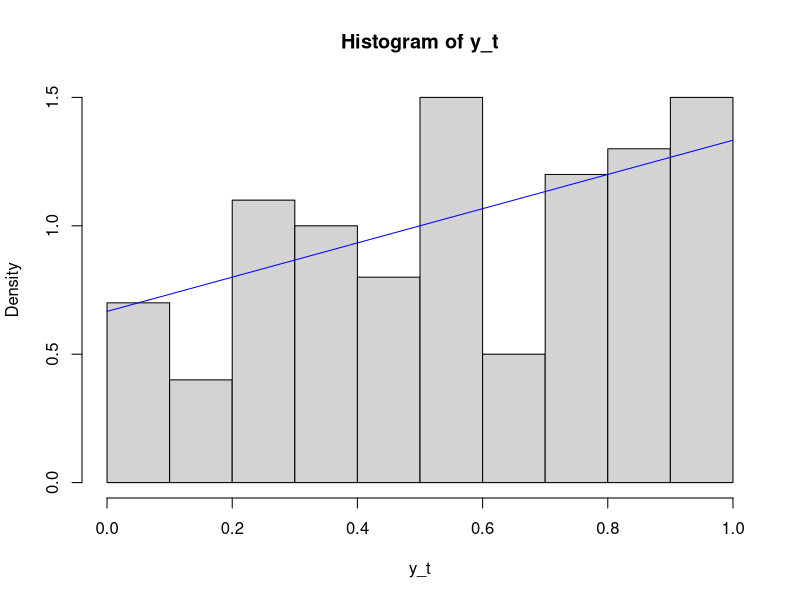
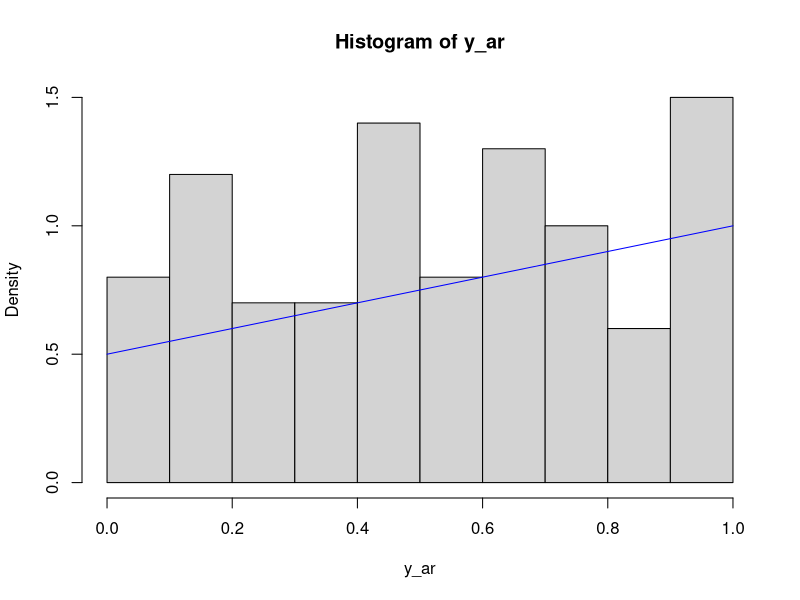

Reproduce these figures in R, in order.
## ---- chunk 1
sim_t <- function(n)
{
  ui <- runif(n)
  x <- -1 + sqrt(1 + 3 * ui)
  cat("number of iterations:", n, fill = TRUE)
  
  return(x)
}

## ---- chunk 2
y_t <- sim_t(100)
hist(y_t, prob = TRUE)
curve(2/3*(x+1), 0, 1, add = TRUE, col = "blue")

## ---- chunk 3
sim_ar <- function(n,m) {
  y <- numeric(n)
  #incluindo um contador para o tamanho da amostra
  i <- 0
  #incluindo um contador para o numero de pares de uniformes geradas
  j <- 0
  
  while (i < n) {
    # 1. Gerar Y candidato da distribuição proposta (Uniforme[0, 1])
    yc <- runif(1, min = 0, max = 1)
    
    # 2. Gerar U da Uniforme[0, 1] para a aceitação
    U <- runif(1)
    
    f <- 2/3*(yc+1)
    
    # 3. Teste de aceitação
    if (U < f/m) {
      y[i+1] <- yc  # Aceita o valor candidato
      i <- i+1  # Incrementa o contador de aceitação
    }
    j <- j+1
  }
  cat("were generated ", j, "pair of uniforms ",fill=T)
  cat("to simulate ", i, " values of the random variable of interest ",fill=T)
  cat("ratio of efficiency ",round((i/j)*100,2), "% ",fill=T)
  return(y)
}
## ---- chunk 4
y_ar <- sim_ar(100,4/3)

hist(y_ar,prob=T)
curve((x + 1)/2,0,1,add=T, col = "blue")
## ---- chunk 5
mean(y_t)
## ---- chunk 6
mean(y_ar)
## ---- chunk 7
# Define f(y)
f <- function(y) (2/3) * (y + 1)

# Expected value E(Y)
E_Y <- integrate(function(y) y * f(y), 0, 1)$value

# Expected value E(Y^2)
E_Y2 <- integrate(function(y) y^2 * f(y), 0, 1)$value

# Variance
variance_Y <- E_Y2 - E_Y^2
variance_Y

## ---- chunk 8
var(y_t)
## ---- chunk 9
var(y_ar)
## ---- chunk 10
#| output: false
start <-Sys.time()
sim_t(10000)
end <- Sys.time()
end - start
# 0.0173
## ---- chunk 11
#| output: false
start <-Sys.time()
sim_ar(10000, 4/3)
end <- Sys.time()
end - start
# 0.0550
## ---- chunk 12
#| output: false
start <-Sys.time()
sim_t(100000)
end <- Sys.time()
end - start
# 0.0195
## ---- chunk 13
#| output: false
start <-Sys.time()
sim_ar(100000, 4/3)
end <- Sys.time()
end - start
# 0.3032
## ---- chunk 14
#| output: false
start <-Sys.time()
sim_t(1000000)
end <- Sys.time()
end - start
# 0.0258
## ---- chunk 15
#| output: false
start <-Sys.time()
sim_ar(1000000, 4/3)
end <- Sys.time()
end - start
# 2.6501
## ---- chunk 16
f_y <- function(y) {
  (2 / 3) * (y + 1)
}

# Calculating the integral f(y) in the interval [0.5, 1]
prob_exata <- integrate(f_y, lower = 0.5, upper = 1)$value

cat("The exact probability P(0.5 ≤ Y ≤ 1) is:", prob_exata, "\n")

## ---- chunk 17
prob_ar <- mean(y_ar >= 0.5 & y_ar <= 1)
cat("The probability estimated using acceptance-rejection method:", prob_ar, "\n")
